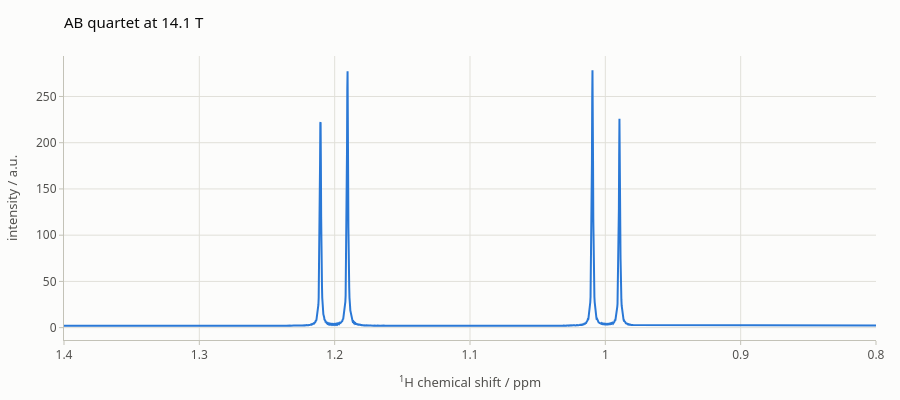

The cell this chart's notebook holds for it:
### Markdown cell above
`plot_1d` draws the spectrum on that axis, decreasing from left to right as
is usual in NMR. The figure is interactive: hover to read off shifts and
intensities, drag to zoom in, double-click to zoom out.

### Code cell
from spinpy.plotting import plot_1d

fig = plot_1d(ss, spectrum.real, parameters, title="AB quartet at 14.1 T")
fig.update_xaxes(range=[1.4, 0.8])   # start zoomed in on the quartet
fig

### Figure 1 — Plotly figure (JSON) as saved in the notebook; plotly's stock layout.template omitted (floating-point values rounded to 4 significant figures; data arrays with more than 128 entries replaced by an {"elided": "..."} marker saying what was removed)
{"data": [{"hovertemplate": "%{y:.4g}<extra></extra>", "line": {"color": "#2a78d6", "width": 2}, "mode": "lines", "name": "", "y": {"elided": "4096 float values"}, "type": "scatter", "x": {"elided": "4096 float values"}}], "layout": {"font": {"family": "system-ui, -apple-system, \"Segoe UI\", Roboto, sans-serif", "color": "#0b0b0b", "size": 13}, "margin": {"l": 64, "r": 24, "t": 56, "b": 56}, "title": {"font": {"size": 15, "color": "#0b0b0b"}, "text": "AB quartet at 14.1 T", "x": 0, "xanchor": "left", "xref": "paper"}, "xaxis": {"tickfont": {"color": "#52514e", "size": 12}, "title": {"font": {"color": "#52514e", "size": 13}, "text": "<sup>1</sup>H chemical shift / ppm"}, "showgrid": true, "gridcolor": "#e1e0d9", "gridwidth": 1, "zeroline": false, "showline": true, "linecolor": "#c3c2b7", "linewidth": 1, "mirror": false, "ticks": "outside", "tickcolor": "#c3c2b7", "ticklen": 4, "showspikes": true, "spikemode": "across", "spikesnap": "cursor", "spikethickness": 1, "spikedash": "solid", "spikecolor": "#898781", "range": [1.4, 0.8], "hoverformat": ".4f"}, "yaxis": {"tickfont": {"color": "#52514e", "size": 12}, "title": {"font": {"color": "#52514e", "size": 13}, "text": "intensity / a.u."}, "showgrid": true, "gridcolor": "#e1e0d9", "gridwidth": 1, "zeroline": false, "showline": true, "linecolor": "#c3c2b7", "linewidth": 1, "mirror": false, "ticks": "outside", "tickcolor": "#c3c2b7", "ticklen": 4, "showspikes": false, "spikemode": "across", "spikesnap": "cursor", "spikethickness": 1, "spikedash": "solid", "spikecolor": "#898781", "exponentformat": "power"}, "legend": {"font": {"color": "#52514e"}, "orientation": "h", "x": 0, "xanchor": "left", "y": 1.02, "yanchor": "bottom", "bgcolor": "rgba(0,0,0,0)"}, "hoverlabel": {"font": {"color": "#0b0b0b", "family": "system-ui, -apple-system, \"Segoe UI\", Roboto, sans-serif"}, "bgcolor": "#fcfcfb", "bordercolor": "rgba(11,11,11,0.10)"}, "modebar": {"bgcolor": "rgba(0,0,0,0)", "color": "#898781", "activecolor": "#52514e", "remove": ["lasso2d", "select2d"]}, "height": 400, "paper_bgcolor": "#fcfcfb", "plot_bgcolor": "#fcfcfb", "dragmode": "zoom", "hovermode": "x unified", "showlegend": false}}
